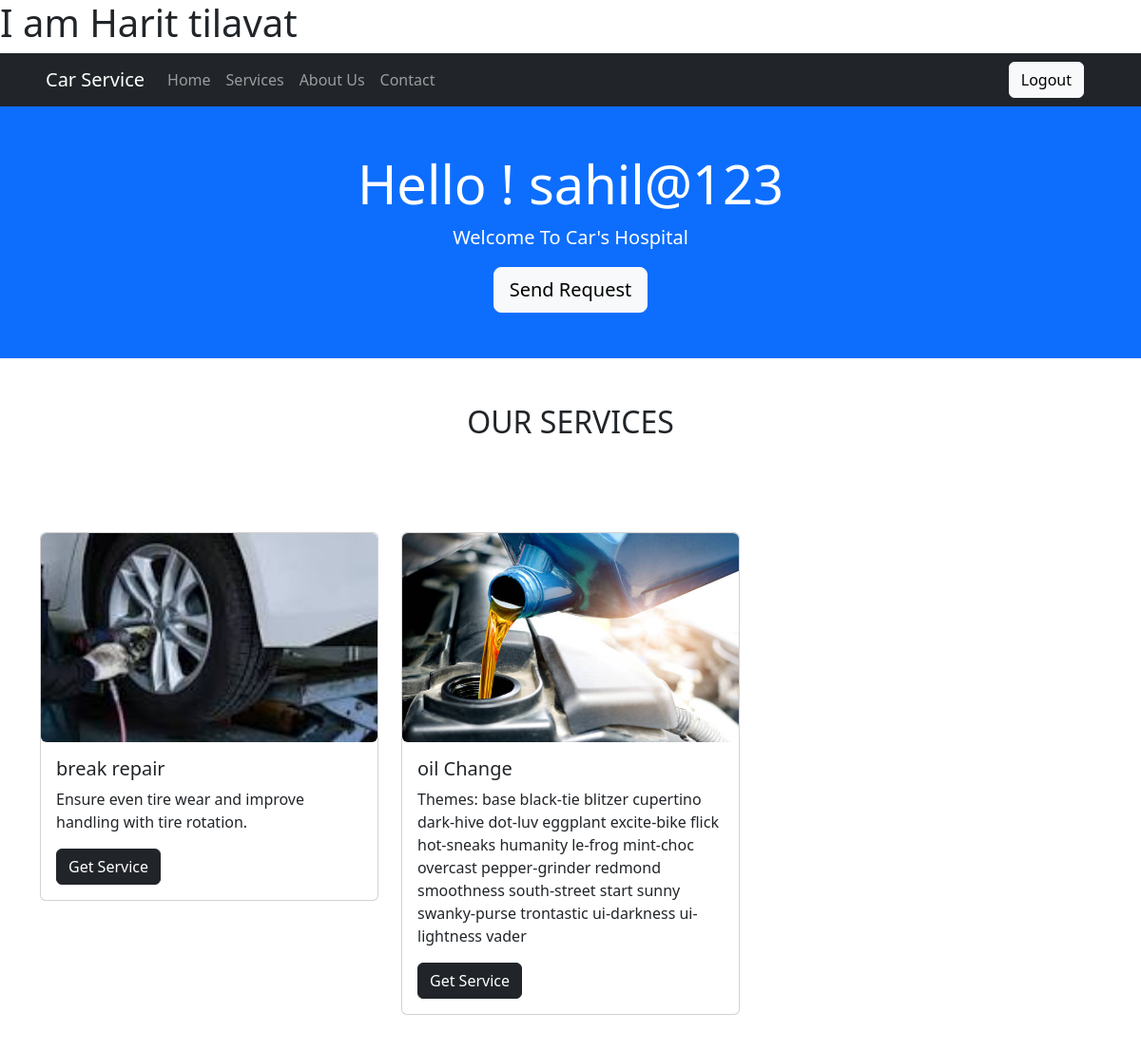
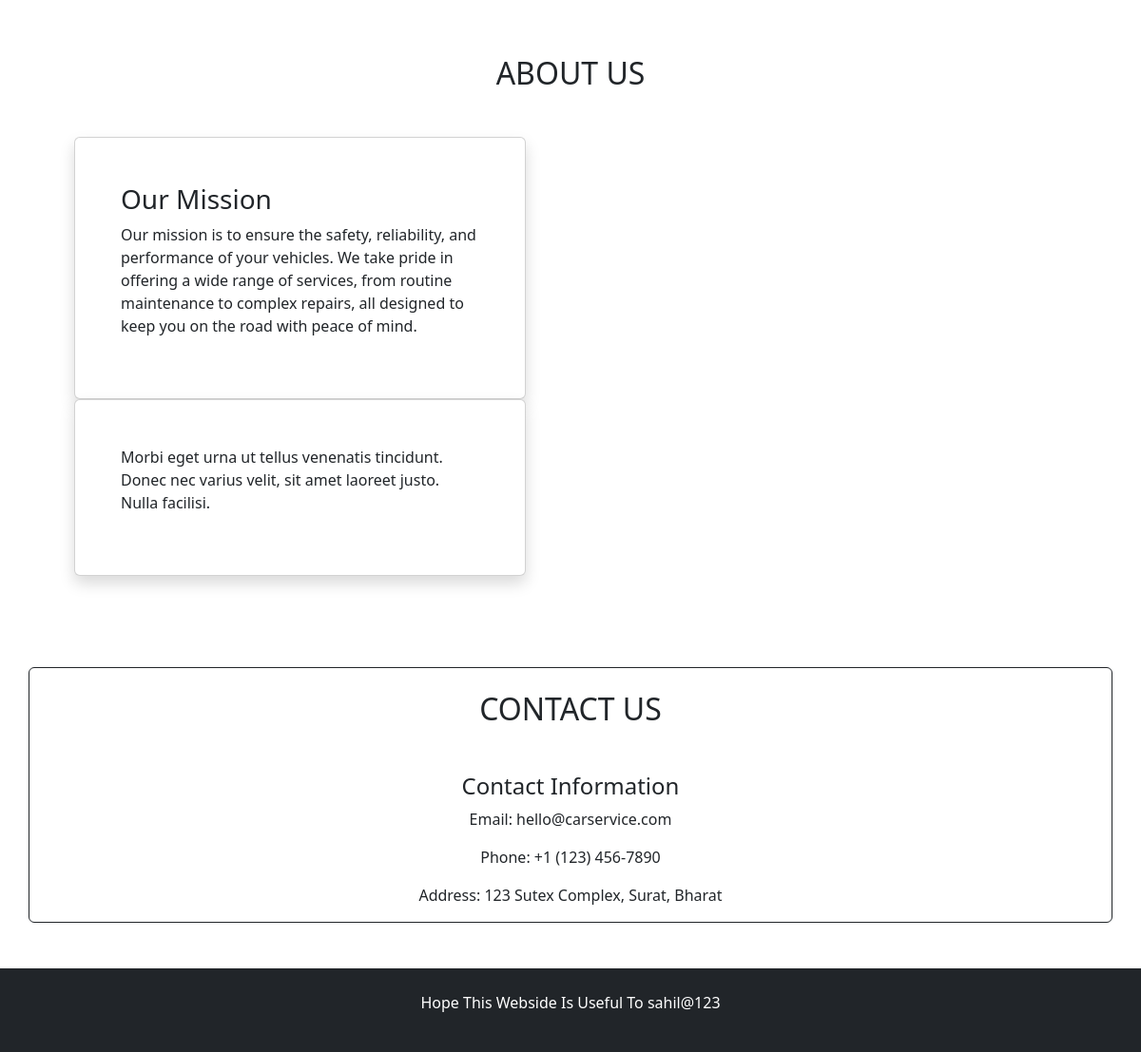
Screenshot of /user_home.php (signed in) with the database file from the repository (2 pictures, top to bottom).
### tables this page shows
CREATE TABLE `services` (
  `sid` int(11) NOT NULL,
  `sname` varchar(100) NOT NULL,
  `image` varchar(100) NOT NULL,
  `serviceDesc` varchar(10000) NOT NULL,
  `isActive` tinyint(1) NOT NULL,
  `price` int(11) NOT NULL
);

### user_home.php (the view, shortened to what this page needs)
<?php
require 'connection.php';
?>
<!DOCTYPE html>
<html lang="en">
<head>
    <link rel="stylesheet" href="./css/bootstrap.min.css">
</head>
<body>
    <h1>I am Harit tilavat</h1>
    <nav class="navbar navbar-expand-lg navbar-dark bg-dark sticky-top" style="background-color: #e3f2fd;">
        <div class="container-fluid ps-5">
            <a class="navbar-brand" href="#home">Car Service</a>
            <div class="collapse navbar-collapse" id="navbarSupportedContent">
                <ul class="navbar-nav me-auto mb-2 mb-lg-0">
                    <li class="nav-item">
                        <a class="nav-link" href="#home">Home</a>
                    </li>
                    <li class="nav-item">
                        <a class="nav-link" href="#service">Services</a>
                    </li>
                    <li class="nav-item">
                        <a class="nav-link" href="#aboutus">About Us</a>
                    </li>
                    <li class="nav-item">
                        <a class="nav-link" href="#contect">Contact</a>
                    </li>
                </ul>
                <div class="d-flex pe-5">
                    <a href="./logout.php" class="btn btn-light">Logout</a>
                </div>
            </div>
        </div>
    </nav>
    <div class="hero bg-primary text-white text-center py-5" id="home">
        <div class="container">
            <h1 class="display-4">Hello ! <?php echo $_SESSION['username']; ?></h1>
            <p class="lead">Welcome To Car's Hospital</p>
            <a href="./send_req.php" class="btn btn-light btn-lg">Send Request</a>
        </div>
    </div>
    <div class="services py-5" id="service">
        <div class="container">
            <h2 class="text-center mb-5">OUR SERVICES</h2>
            <div class="row">
                <?php
                $qry = "select * from services where isActive='1'";
                $result = mysqli_query($conn, $qry);
                while ($r = mysqli_fetch_assoc($result)) {
                ?>
                    <div class="col-md-4 mt-5">
                        <div class="card">
                            <img src="./img/<?php echo $r['image']; ?>" class="card-img-top rounded" alt="Service" width="420px" height="220px">
                            <div class="card-body">
                                <h5 class="card-title"><?php echo $r['sname']?></h5>
                                <p class="card-text"><?php echo $r['serviceDesc']?></p>
                                <button class="btn btn-dark">Get Service</button>
                            </div>
                        </div>
                    </div>
                <?php
                }
                ?>
            </div>
        </div>
    </div>
    <div class="about py-5" id="aboutus">
        <div class="container">
            <h2 class="text-center mb-5">ABOUT US</h2>
            <div class="row">
                <div class="col-md-5 card mx-5 p-5 shadow">
                    <h3>Our Mission</h3>
                    <p>Our mission is to ensure the safety, reliability, and performance of your vehicles. We take pride in offering a wide range of services, from routine maintenance to complex repairs, all designed to keep you on the road with peace of mind.</p>
                </div>
                <div class="col-md-5 card mx-5 p-5 shadow">
                    <p>Morbi eget urna ut tellus venenatis tincidunt. Donec nec varius velit, sit amet laoreet justo. Nulla facilisi.</p>
                </div>
            </div>
        </div>
    </div>
    <div class="contact py-5 text-center" id="contect">
        <div class="container card border-dark">
            <h2 class="text-center mb-5 pt-4">CONTACT US</h2>
            <div>
                <h4>Contact Information</h4>
                <p>Email: hello@carservice.com</p>
                <p>Phone: +1 (123) 456-7890</p>
                <p>Address: 123 Sutex Complex, Surat, Bharat</p>
            </div>
        </div>
    </div>
    <footer class="bg-dark text-white py-4">
        <div class="container">
            <div class="col-md- text-center">
                <p>Hope This Webside Is Useful To <?php echo $_SESSION['username']; ?></p>
            </div>
        </div>
    </footer>
</body>
</html>

### rows the page displays
services: image (picture), sname "break repair", serviceDesc "Ensure even tire wear and improve handling with tire rotation."
services: image (picture), sname "oil Change", serviceDesc "Themes: base black-tie blitzer cupertino dark-hive dot-luv eggplant excite-bike flick hot-sneaks humanity le-frog mint-choc overcast pepper-grinder redmond smoothness south-street start sunny swanky-purse trontastic ui-darkness ui-lightness vader"

### other values shown
$_SESSION['username'] "sahil@123"
